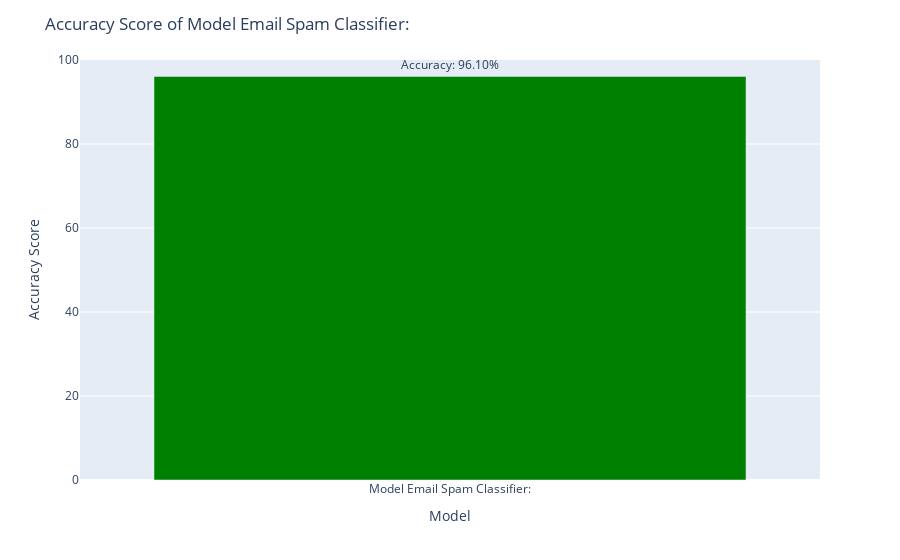

The cell this chart's notebook holds for it:
### Code cell
import plotly.express as px

model_name = 'Model Email Spam Classifier:'
accuracy_score = 96.1

fig = px.bar(x=[model_name], y=[accuracy_score], text=[f'Accuracy: {accuracy_score:.2f}%'], color_discrete_sequence=['green'])

fig.update_layout(
    xaxis_title='Model',
    yaxis_title='Accuracy Score',
    title=f'Accuracy Score of {model_name}',
    yaxis_range=[0, 100],  # Set y-axis range
    showlegend=False  # Hide legend
)

fig.update_traces(texttemplate='%{text}', textposition='outside')  # Show text outside bars

fig.show()

### Figure 1 — Plotly figure (JSON) as saved in the notebook; plotly's stock layout.template omitted (floating-point values rounded to 4 significant figures)
{"data": [{"alignmentgroup": "True", "hovertemplate": "x=%{x}<br>y=%{y}<br>text=%{text}<extra></extra>", "legendgroup": "", "marker": {"color": "green", "pattern": {"shape": ""}}, "name": "", "offsetgroup": "", "orientation": "v", "showlegend": false, "text": ["Accuracy: 96.10%"], "textposition": "outside", "texttemplate": "%{text}", "type": "bar", "x": ["Model Email Spam Classifier:"], "xaxis": "x", "y": [96.1], "yaxis": "y"}], "layout": {"barmode": "relative", "legend": {"tracegroupgap": 0}, "margin": {"t": 60}, "showlegend": false, "title": {"text": "Accuracy Score of Model Email Spam Classifier:"}, "xaxis": {"anchor": "y", "domain": [0, 1], "title": {"text": "Model"}}, "yaxis": {"anchor": "x", "domain": [0, 1], "range": [0, 100], "title": {"text": "Accuracy Score"}}}}
